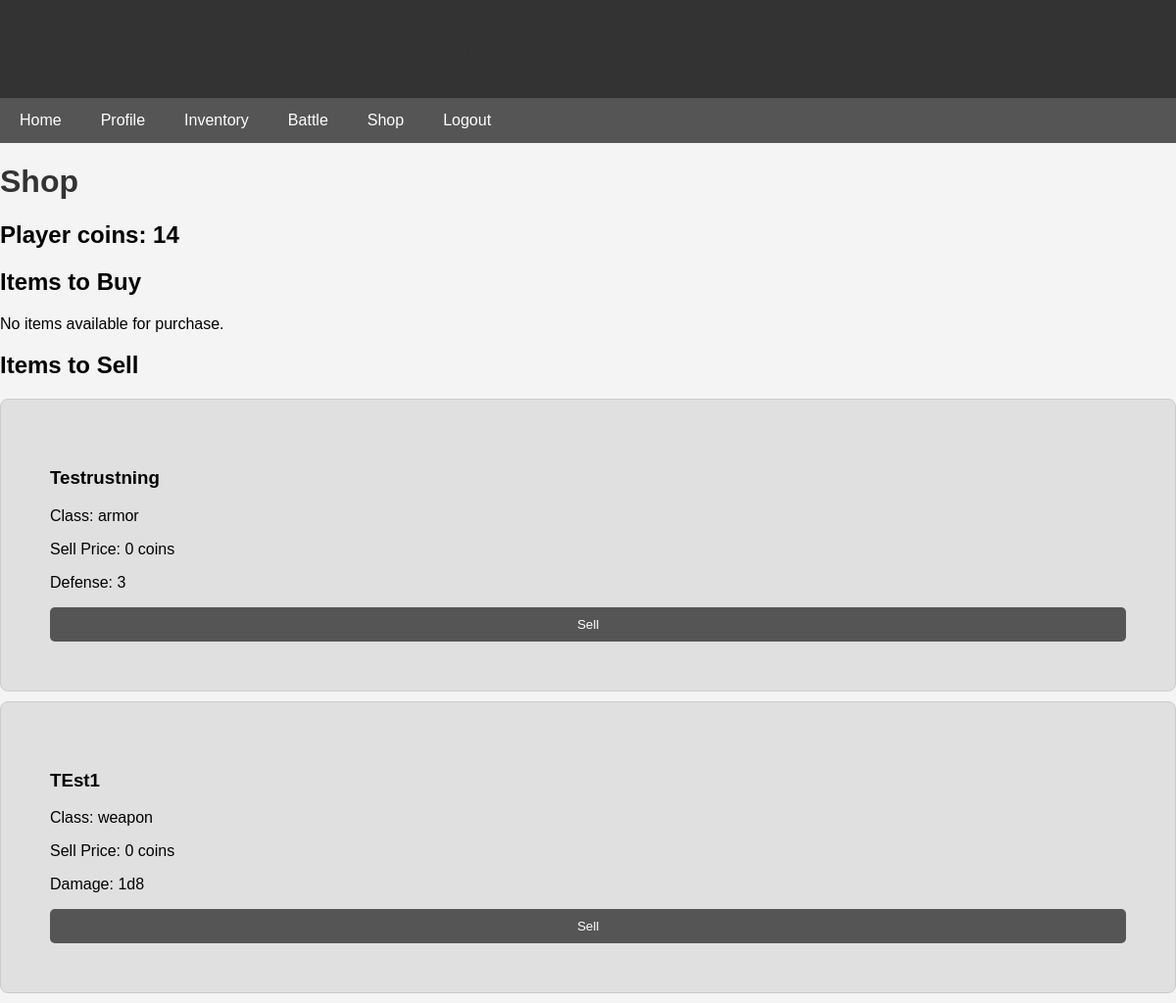
The app's page /shop/ (signed in) with its own data.
### RPG/models.py (models this page shows, shortened)
class player_model(models.Model):
    user = models.OneToOneField(User, on_delete=models.CASCADE, default=1)
    name = models.CharField(max_length=100, default="Placeholder")
    Strength = models.IntegerField(default=10)
    Dexterity = models.IntegerField(default=10)
    AC = models.IntegerField(default=10)  # Armor Class
    HP = models.IntegerField(default=10)
    coins = models.IntegerField(default=10)
    is_in_combat = models.BooleanField(default=False)  # Track combat status
    equipped_armor = models.ForeignKey(Item, null=True, blank=True, on_delete=models.SET_NULL, related_name='equipped_armor', limit_choices_to={'item_type': 'armor'})
    equipped_weapon = models.ForeignKey(Item, null=True, blank=True, on_delete=models.SET_NULL, related_name='equipped_weapon', limit_choices_to={'item_type': 'weapon'})

class Item(models.Model):
    name = models.CharField(max_length=100)
    description = models.TextField()
    price = models.DecimalField(max_digits=10, decimal_places=0, default=0)
    item_type = models.CharField(max_length=50, choices=[
        ('armor', 'Armor'),
        ('weapon', 'Weapon'),
        ('potion', 'Potion'),
    ])
    defense = models.IntegerField(null=True, blank=True)  # Optional defense stat
    damage = models.CharField(max_length=10, null=True, blank=True)  # Weapon damage, e.g., "1d8" for weapons

### RPG/views.py (the view)
# urls.py: path('shop/', views.shop, name='shop'),
def shop(request):
    player = request.user.player_model  # Get the player's model
    inventory = player.inventory  # Get the player's inventory
    all_items = Item.objects.all()
    items_to_buy = all_items.exclude(id__in=inventory.items.all())
    items_to_sell = []
    for item in inventory.items.all():
        item.sell_price = item.price // 2  # Calculate sell price
        items_to_sell.append(item)
    return render(request, 'shop.html', {
        'items_to_buy': items_to_buy,
        'items_to_sell': items_to_sell,
        'player': player,
    })

### RPG/templates/shop.html (shortened to what this page needs)
<!DOCTYPE html>
<html lang="en">
<head>
    {% load static %}
    <link rel="stylesheet" href="{% static 'css/styles.css' %}">
</head>
<body>
    <header>
        <h1>RPG Game - Welcome, {{ user.username }}!</h1>
    </header>
    <nav>
        <a href="{% url 'main' %}">Home</a>
        <a href="{% url 'update_profile' %}">Profile</a>
        <a href="{% url 'inventory' %}">Inventory</a>
        <a href="{% url 'start_battle' %}">Battle</a>
        <a href="{% url 'shop' %}">Shop</a>
        <a href="{% url 'logout' %}">Logout</a>
    </nav>
    <h1>Shop</h1>
    <h2>Player coins: {{ player.coins }}</h2>
    <h2>Items to Buy</h2>
    {% if items_to_buy %}
        {% for item in items_to_buy %}
            <div class="item">
                <h3>{{ item.name }}</h3>
                <p>Class: {{ item.item_type }}</p>
                <p>Price: {{ item.price }} coins</p>
                <form method="POST" action="{% url 'purchase_item' item.id %}">
                    {% csrf_token %}
                    <button type="submit">Purchase</button>
                </form>
            </div>
        {% endfor %}
    {% else %}
        <p>No items available for purchase.</p>
    {% endif %}
    <h2>Items to Sell</h2>
    {% if items_to_sell %}
        {% for item in items_to_sell %}
            <div class="item">
                <h3>{{ item.name }}</h3>
                <p>Class: {{ item.item_type }}</p>
                <p>Sell Price: {{ item.sell_price }} coins</p>
                <p>{% if item.defense %}Defense: {{ item.defense }}{% endif %}</p>
                <p>{% if item.damage %}Damage: {{ item.damage }}{% endif %}</p>
                <form method="POST" action="{% url 'sell_item' item.id %}">
                    <button type="submit">Sell</button>
                </form>
            </div>
        {% endfor %}
    {% else %}
        <p>No items available for sale.</p>
    {% endif %}
</body>
</html>

### RPG/static/css/styles.css (style rules this page uses)
body { font-family: Arial, sans-serif; background-color: #f4f4f4; margin: 0; padding: 0; }
header { background-color: #333; color: white; padding: 10px 20px; text-align: center; }
nav { background-color: #555; overflow: hidden; }
nav a { float: left; display: block; color: white; text-align: center; padding: 14px 20px; text-decoration: none; }
h1 { color: #333; }
.equipped, .item, .form-container { background-color: #eee; padding: 50px; margin-bottom: 10px; border-radius: 5px; }
.item { background: #e0e0e0; border: 1px solid #ccc; border-radius: 8px; padding: 50px; transition: transform 0.2s; }
form { display: flex; flex-direction: column; }
input[type="submit"], button { background-color: #555; color: white; padding: 10px; border: none; cursor: pointer; border-radius: 5px; }

### records on screen
player_model: coins "14"
Item: name "Testrustning", item_type "armor", sell_price "0", defense "3"
Item: name "TEst1", item_type "weapon", sell_price "0", damage "1d8"
